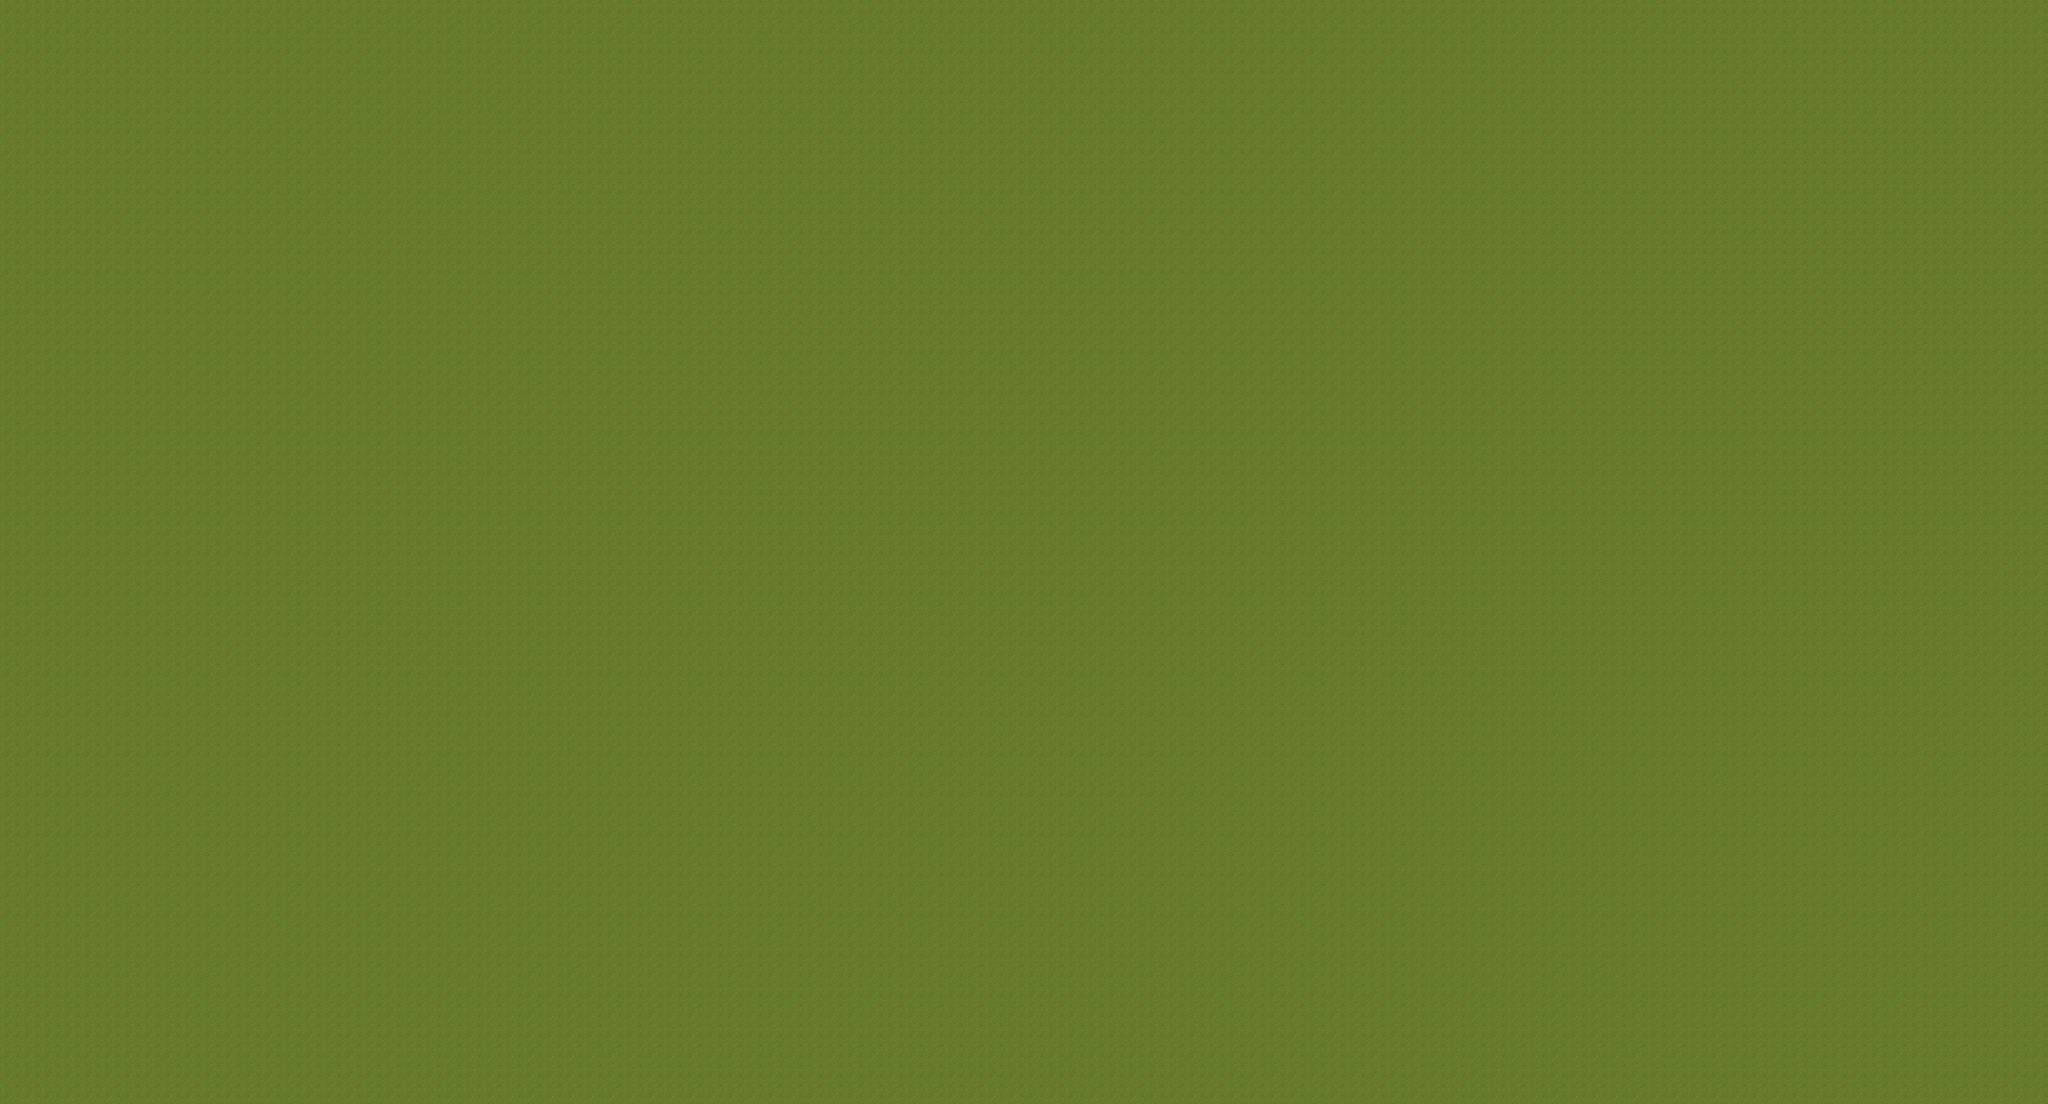

This game map was drawn from its Tiled (.tmx) file and the tilesets committed beside it. A one-line description and the trimmed map source follow:
An orthogonal 102x55 tile map with 80x80 px tiles, 1 tile layer (layer1).

<map version="1.0" orientation="orthogonal" width="102" height="55" tilewidth="80" tileheight="80">
 <tileset firstgid="1" name="grass_80x80" tilewidth="80" tileheight="80">
  <image source="../images/grass_80x80.png" width="80" height="80" />
 </tileset>
 <layer name="layer1" width="102" height="55">
  <data>[5610 cells, 5610 non-empty, 1 distinct tile ids]</data>
 </layer>
</map>
